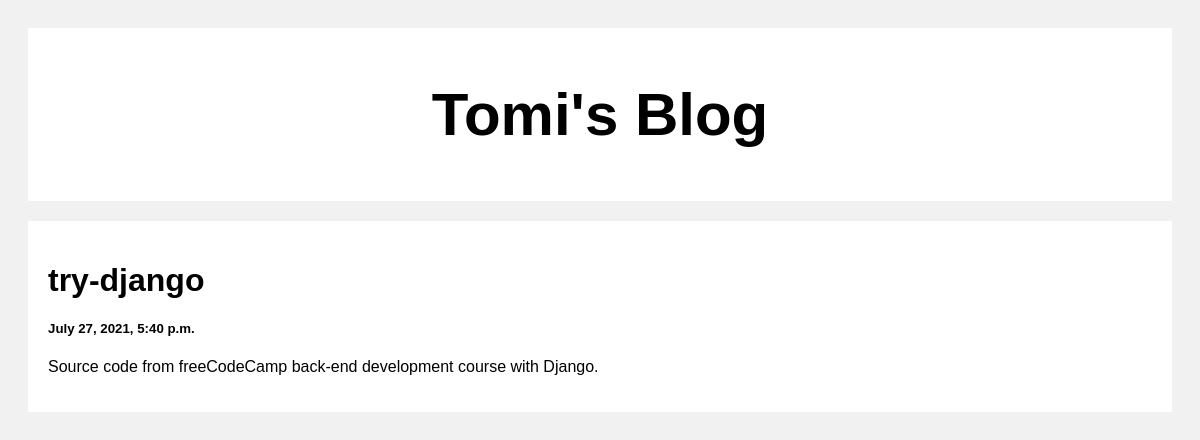
Screenshot of /post/2 with the database file from the repository.
### blog_posts/models.py (models this page shows)
class Post(models.Model): # Inherit django database models features
    title = models.CharField(max_length=100)
    body = models.CharField(max_length=100000)
    created_at = models.DateTimeField(default=datetime.now, blank=True)

### blog_posts/views.py (the view)
# urls.py: path('post/<str:pk>', views.post, name='post'),
def post(request, pk):
    post = Post.objects.get(pk=pk)
    return render(request, 'post.html', {'post': post})

### templates/post.html (shortened to what this page needs)
<!DOCTYPE html>
<html>
<head>
</head>
<body>
<div class="header">
  <h2>Tomi's Blog</h2>
</div>
<div class="row">
  <div class="leftcolumn">
    <div class="card">
        <h1>{{post.title}}</h1>
        <h5>{{post.created_at}}</h5>
        <p>{{post.body}}</p>
    </div>
  </div>
</div>
</body>
</html>

### templates/post.html (style rules this page uses)
* { box-sizing: border-box; }
body { font-family: Arial; padding: 20px; background: #f1f1f1; }
.header { padding: 2px; font-size: 40px; text-align: center; background: white; }
.leftcolumn { float: left; width: 100%; }
.card { background-color: white; padding: 20px; margin-top: 20px; }
.row:after { content: ""; display: table; clear: both; }

### rows the page displays
Post: title "try-django", created_at "July 27, 2021, 5:40 p.m.", body "Source code from freeCodeCamp back-end development course with Django."
